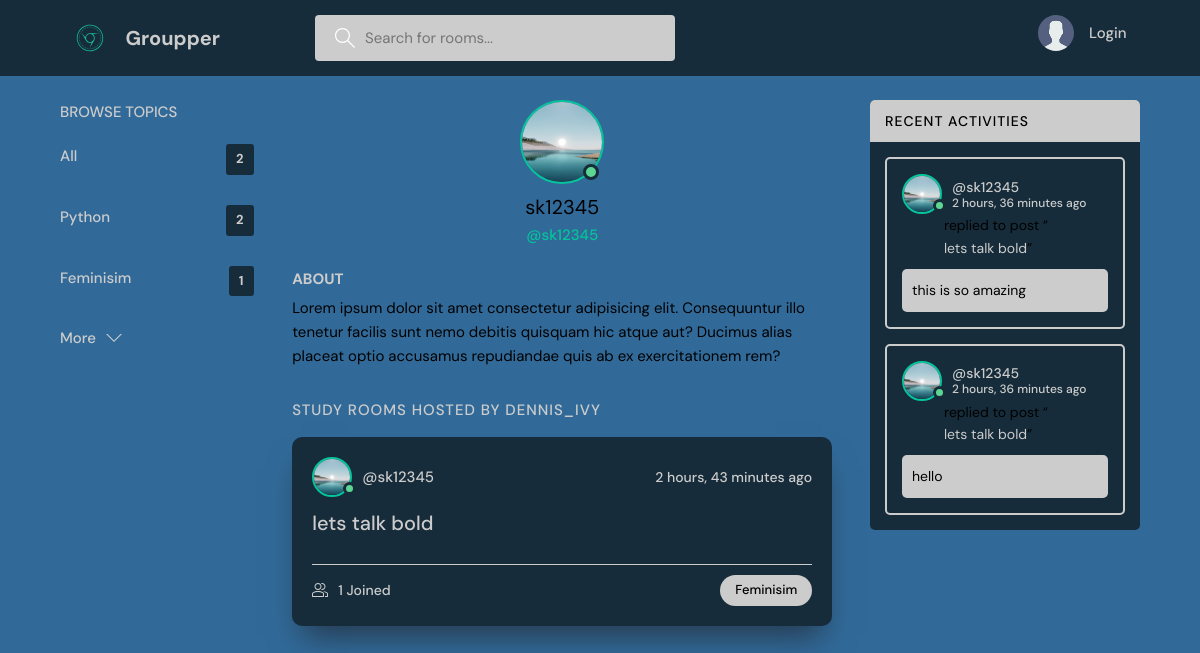
Screenshot of /profile/3/ with the database file from the repository.
### base/models.py (models this page shows, shortened)
class Topic(models.Model):
    name= models.CharField(max_length=200)

class User(AbstractUser):
   name = models.CharField(max_length=200, null=True)
   email = models.EmailField(unique=True, null=True)
   bio = models.TextField(null=True)
   avatar = models.ImageField(null=True, default="avatar.svg")
   USERNAME_FIELD = 'email'
   REQUIRED_FIELDS = []

class Room(models.Model):
    host = models.ForeignKey(User,on_delete=models.SET_NULL , null =True)
    topic =  models.ForeignKey(Topic,on_delete=models.SET_NULL , null =True)
    name = models.CharField(max_length=200)
    description = models.TextField(null=True , blank = True)
    participants = models.ManyToManyField(User , related_name='participants' ,blank=True)
    updated = models.DateTimeField(auto_now=True)
    created = models.DateTimeField(auto_now=True)
    class Meta:
        ordering = ['-updated' , '-created']
    def __str__(self):
        return self.name

class Message(models.Model):
    user = models.ForeignKey(User, on_delete=models.CASCADE)
    room = models.ForeignKey(Room,on_delete=models.CASCADE)
    body = models.TextField()
    updated = models.DateTimeField(auto_now=True)
    created = models.DateTimeField(auto_now=True)
    class Meta:
        ordering = ['-updated' , '-created']

### base/views.py (the view)
# urls.py: path('profile/<str:pk>/' , views.userProfile , name="user-profile"),
def userProfile(request ,pk):
    user = User.objects.get(id=pk)
    rooms = user.room_set.all()
    room_messages = user.message_set.all()
    topics = Topic.objects.all()
    context = {'user' : user , 'rooms' : rooms ,'room_messages' : room_messages  , 'topics' : topics}
    return render(request, 'base/profile.html' , context)

### base/templates/base/profile.html (shortened to what this page needs)
{% extends 'main.html' %}
{% block content %}
  <main class="profile-page layout layout--3">
    <div class="container">
      {%  include 'base/topics_component.html'  %}
      <div class="roomList">
        <div class="profile">
          <div class="profile__avatar">
            <div class="avatar avatar--large active">
              <img src="{{user.avatar.url}}" />
            </div>
          </div>
          <div class="profile__info">
            <h3>{{user.username}}</h3>
            <p>@{{user.username}}</p>
          </div>
          <div class="profile__about">
            <h3>About</h3>
            <p>
              Lorem ipsum dolor sit amet consectetur adipisicing elit. Consequuntur illo tenetur
              facilis sunt nemo debitis quisquam hic atque aut? Ducimus alias placeat optio
              accusamus repudiandae quis ab ex exercitationem rem?
            </p>
          </div>
        </div>
        <div class="roomList__header">
          <div>
            <h2>Study Rooms Hosted by dennis_ivy</a>
            </h2>
          </div>
        </div>
        {%  include 'base/feed_component.html'  %}
      </div>
      {%  include 'base/activity_component.html'  %}
    </div>
  </main>
{% endblock content %}

### base/templates/base/topics_component.html
<div class="topics">
  <div class="topics__header">
    <h2>Browse Topics</h2>
  </div>
  <ul class="topics__list">
    <li>
      <a href="{% url 'home' %}" class="active">All <span>{{ topics.count }}</span></a>
    </li>
    {%for topic in topics%}
    <li>
      <a href="{% url 'home' %}?q={{topics.name}}">{{ topic.name }} <span>{{topic.room_set.all.count}}</span></a>
    </li>
    {% endfor %}
  </ul>
  <a class="btn btn--link" href="{% url 'topics' %}">
    More
    <svg version="1.1" xmlns="http://www.w3.org/2000/svg" width="32" height="32" viewBox="0 0 32 32">
      <title>chevron-down</title>
      <path d="M16 21l-13-13h-3l16 16 16-16h-3l-13 13z"></path>
    </svg>
  </a>
</div>

### base/templates/base/feed_component.html (shortened to what this page needs)
{% for room in rooms %}
<div class="roomListRoom">
    <div class="roomListRoom__header">
        <a href="{% url 'user-profile' room.host.id %}" class="roomListRoom__author">
            <div class="avatar avatar--medium active">
                <img src="{{room.host.avatar.url}}" />
            </div>
            <span>@{{room.host.username}}</span>
        </a>
        <div class="roomListRoom__actions">
            <span>{{room.created|timesince}} ago </span>
        </div>
    </div>
    <div class="roomListRoom__content">
        <a href="{%url 'room' room.id %}">{{room.name}}</a>
    </div>
    <div class="roomListRoom__meta">
        <a href="{%url 'room' room.id %}" class="roomListRoom__joined">
            {{room.participants.all.count}} Joined
        </a>
        <p class="roomListRoom__topic">{{room.topic.name}}</p>
    </div>
</div>
{% endfor %}

### base/templates/base/activity_component.html (shortened to what this page needs)
<div class="activities">
    <div class="activities__header">
      <h2>Recent Activities</h2>
    </div>
    {% for message in room_messages %}
    <div class="activities__box">
      <div class="activities__boxHeader roomListRoom__header">
        <a href="{%  url 'user-profile' message.user.id %}" class="roomListRoom__author">
          <div class="avatar avatar--medium active">
            <img src="{{message.user.avatar.url}}" />
          </div>
          <p>
            @{{message.user.username}}
            <span>{{message.created|timesince}} ago </span>
          </p>
        </a>
        </div>
      <div class="activities__boxContent">
        <p>replied to post “<a href="{% url 'room' message.room.id %}">{{message.room}}</a>”</p>
        <div class="activities__boxRoomContent">
            {{message.body}}
        </div>
      </div>
    </div>
    {% endfor %}
</div>

### rows the page displays
Topic: name "Python", room_set.all.count "2"
Topic: name "Feminisim", room_set.all.count "1"
User: avatar (picture), username "sk12345"
Room: host.avatar (picture), host.username "sk12345", created "2 hours, 43 minutes", name "lets talk bold", participants.all.count "1", topic.name "Feminisim"
Message: user.avatar (picture), user.username "sk12345", created "2 hours, 36 minutes", room "lets talk bold", body "this is so amazing"
Message: user.avatar (picture), user.username "sk12345", created "2 hours, 36 minutes", room "lets talk bold", body "hello"

### other values shown
{{ topics.count }} "2"
